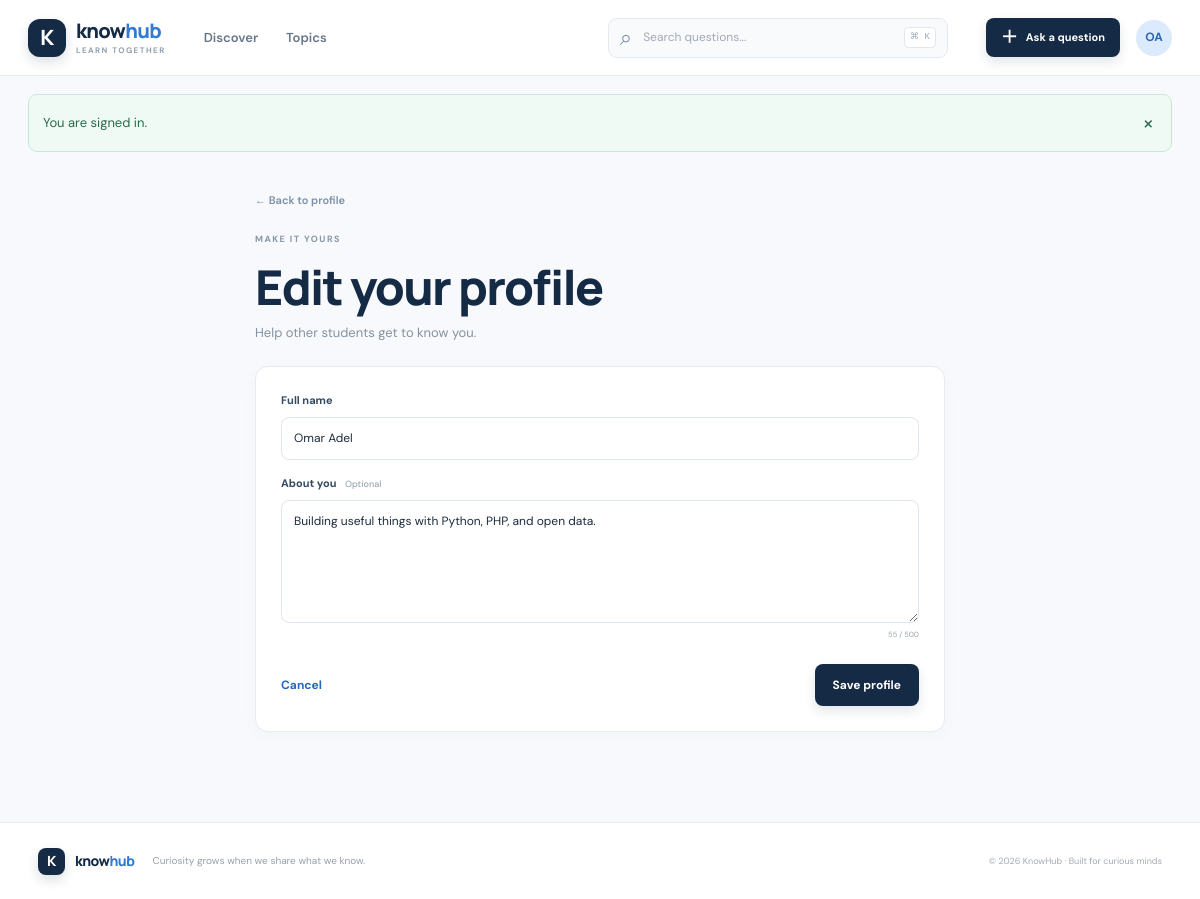
Page /index.php?page=edit-profile (signed in) on the committed database.
### tables this page shows
CREATE TABLE users (
  id BIGINT UNSIGNED AUTO_INCREMENT PRIMARY KEY,
  full_name VARCHAR(100) NOT NULL,
  username VARCHAR(30) NOT NULL UNIQUE,
  email VARCHAR(190) NOT NULL UNIQUE,
  password_hash VARCHAR(255) NOT NULL,
  bio VARCHAR(500) NOT NULL DEFAULT '',
  created_at TIMESTAMP NOT NULL DEFAULT CURRENT_TIMESTAMP,
  updated_at TIMESTAMP NOT NULL DEFAULT CURRENT_TIMESTAMP ON UPDATE CURRENT_TIMESTAMP,
  INDEX idx_users_name (full_name)
);

### includes/functions.php (called while the page is built, shortened)
<?php
function e(?string $value): string { return htmlspecialchars($value ?? '', ENT_QUOTES | ENT_SUBSTITUTE, 'UTF-8'); }
function url(string $page = 'home', array $params = []): string { return 'index.php?' . http_build_query(['page' => $page] + $params); }
function current_user(): ?array { return $_SESSION['user'] ?? null; }

### pages/edit-profile.php (the view)
<?php require_login(); $stmt=$pdo->prepare('SELECT full_name,bio FROM users WHERE id=?');$stmt->execute([current_user()['id']]);$editUser=$stmt->fetch(); ?><section class="form-page"><a class="back-link" href="<?= e(url('profile',['username'=>current_user()['username']])) ?>">← Back to profile</a><p class="eyebrow">MAKE IT YOURS</p><h1>Edit your profile</h1><p class="form-subtitle">Help other students get to know you.</p><form class="surface-form" method="post"><?= csrf_field() ?><input type="hidden" name="action" value="profile_update"><label for="full_name">Full name</label><input id="full_name" name="full_name" maxlength="100" required value="<?= e($editUser['full_name']) ?>"><label for="bio">About you <span class="optional">Optional</span></label><textarea id="bio" name="bio" maxlength="500" rows="5" placeholder="What are you learning or exploring?"><?= e($editUser['bio']) ?></textarea><div class="field-bottom"><span></span><small data-count="bio">0 / 500</small></div><div class="form-actions"><a class="text-link" href="<?= e(url('profile',['username'=>current_user()['username']])) ?>">Cancel</a><button class="button button-primary">Save profile</button></div></form></section>

### assets/css/style.css (style rules this page uses)
:root { --navy:#142a45;--navy-2:#1c3c60;--blue:#327bd2;--blue-dark:#2368bd;--sky:#eaf3ff;--ink:#1c2b3d;--muted:#788798;--line:#e7ebf0;--paper:#fff;--bg:#f7f9fc;--green:#298363;--green-bg:#edf8f2;--red:#bd4b4b;--shadow:0 8px 28px rgba(23,44,70,.055);--radius:14px }
* { box-sizing:border-box }
html { scroll-behavior:smooth }
body { margin:0;background:var(--bg);color:var(--ink);font-family:"DM Sans",Arial,sans-serif;font-size:15px;line-height:1.62;-webkit-font-smoothing:antialiased }
a { color:inherit;text-decoration:none }
button,input,textarea,select { font:inherit }
button { cursor:pointer }
h1,h2,h3,p { margin-top:0 }
h1,h2,h3,.brand { font-family:Manrope,"DM Sans",sans-serif;letter-spacing:-.035em }
h1 { font-size:clamp(2.1rem,4vw,3rem);line-height:1.16;color:var(--navy);font-weight:800 }
.button { display:inline-flex;align-items:center;justify-content:center;gap:8px;min-height:42px;padding:0 17px;border:1px solid transparent;border-radius:8px;font-weight:700;font-size:12px;transition:transform .18s,background .18s,border .18s,color .18s }
.button-primary { background:var(--navy);color:white;box-shadow:0 5px 12px rgba(20,42,69,.12) }
.eyebrow { margin-bottom:13px;color:#8797a8;font-size:9px;font-weight:700;letter-spacing:.16em }
.text-link { color:var(--blue-dark);font-size:12px;font-weight:700 }
.back-link { display:inline-block;margin-bottom:22px;color:#7890a9;font-size:11px;font-weight:600 }
.form-page { max-width:690px;margin:35px auto 20px }
.form-page h1 { margin-bottom:7px }
.form-subtitle { margin-bottom:23px;color:#8492a1;font-size:13px }
.surface-form { padding:25px;border:1px solid var(--line);border-radius:13px;background:#fff;box-shadow:0 4px 18px rgba(23,44,70,.025) }
.surface-form label,.auth-form label { display:block;margin:15px 0 7px;color:#344a61;font-size:11px;font-weight:700 }
.surface-form label:first-of-type,.auth-form label:first-of-type { margin-top:0 }
.optional { margin-left:6px;color:#9aa6b2;font-size:9px;font-weight:500 }
.surface-form input,.surface-form textarea,.surface-form select,.auth-form input,.answer-edit-form textarea { display:block;width:100%;padding:11px 12px;border:1px solid #dfe5ec;border-radius:8px;outline:0;background:#fff;color:var(--ink);font-size:12px;transition:border .15s,box-shadow .15s }
.surface-form textarea,.answer-edit-form textarea { min-height:120px;resize:vertical;line-height:1.65 }
.surface-form input::placeholder,.surface-form textarea::placeholder,.auth-form input::placeholder { color:#b0bac5 }
.field-hint,.field-bottom { display:block;margin-top:6px;color:#97a3af;font-size:9px }
.field-bottom { display:flex;justify-content:space-between }
.form-actions { display:flex;justify-content:flex-end;align-items:center;gap:18px;margin-top:23px }
.form-actions>.text-link { margin-right:auto }

### rows in the picture
users: full_name "Omar Adel", bio "Building useful things with Python, PHP, and open data."

### other values in the picture
initials($me['full_name']) "OA"
$flash['message'] "You are signed in."
